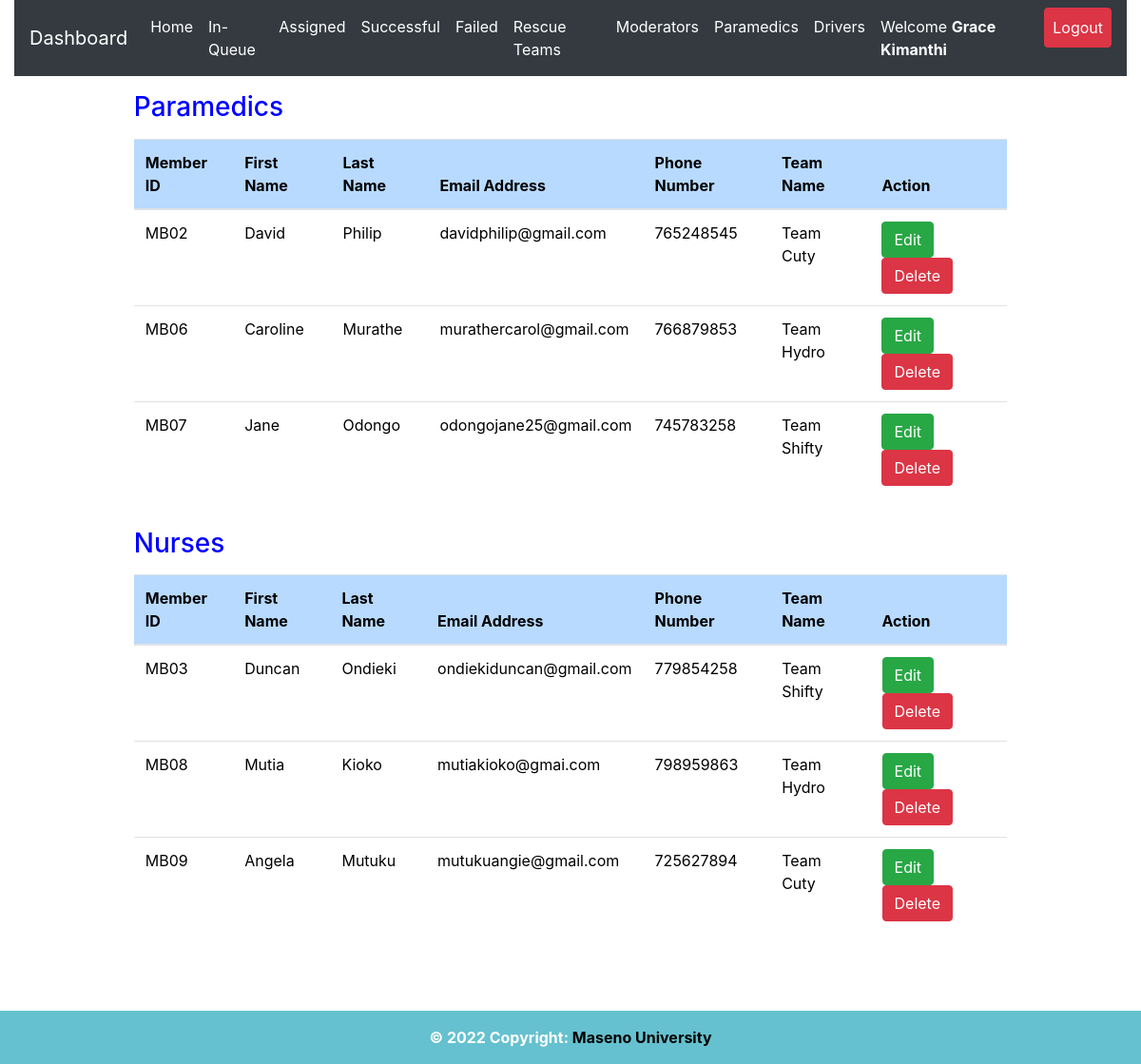
Screenshot of /admin/paramedics.php (signed in) with the database file from the repository.
### tables this page shows
CREATE TABLE `rescue_team_members` (
  `id` int(20) NOT NULL,
  `member_id` varchar(50) NOT NULL,
  `fname` varchar(255) NOT NULL,
  `lname` varchar(255) NOT NULL,
  `email` varchar(50) NOT NULL,
  `phone` int(15) NOT NULL,
  `role_id` varchar(50) NOT NULL,
  `rescue_team_id` varchar(50) NOT NULL,
  `time_of_registration` datetime NOT NULL DEFAULT CURRENT_TIMESTAMP
);

CREATE TABLE `rescue_team` (
  `id` int(11) NOT NULL,
  `team_id` varchar(50) NOT NULL,
  `team_username` varchar(255) NOT NULL,
  `team_name` varchar(255) NOT NULL,
  `team_phone` int(15) NOT NULL,
  `team_email` varchar(50) NOT NULL,
  `team_password` varchar(255) NOT NULL,
  `password_reset_token` varchar(255) DEFAULT NULL,
  `registration_timestamp` datetime NOT NULL DEFAULT CURRENT_TIMESTAMP
);

### admin/paramedics.php (the view, shortened to what this page needs)
<?php
include 'server.php';
?>
<!DOCTYPE html>
<html lang="en">
<head>
<?php include './includes/header.php'; ?>
</head>
  <body>
    <?php include './includes/navbar.php'; ?>
<div class="container-fluid">
  <div class="row m-3">
    <div class="col-md-1"></div>
    <div class="col-md-10">
<div class="table-responsive-lg">
    <table class="table mt-3" style='color:black; font-weight:normal'>
        <thead>
         <h3 style='color:blue'>Paramedics</h3>
            <tr >
              <th scope="col" class="table-primary">Member ID</th>
              <th scope="col" class="table-primary">First Name</th>
              <th scope="col" class="table-primary">Last Name</th>
              <th scope="col" class="table-primary">Email Address</th>
              <th scope="col" class="table-primary">Phone Number</th>
              <th scope="col" class="table-primary">Team Name</th>
              <th scope="col" class="table-primary">Action</th>
            </tr>
          </thead>
          <tbody>
    <?php
    if($_SESSION['admin_id']){
        $data_fetch_query = "SELECT * FROM `rescue_team_members` WHERE role_id='MSU/001B/022'";
        $data_result = mysqli_query($db, $data_fetch_query);
        if ($data_result->num_rows > 0){
          while($row = $data_result->fetch_assoc()) {
            $user_email = $row["email"];
            $member_id = $row["member_id"];
            $member_fname = $row["fname"];
            $member_lname = $row["lname"];
            $member_phone = $row["phone"];
            $member_team_id = $row["rescue_team_id"];
            $data_fetch = "SELECT * FROM `rescue_team` WHERE team_id='$member_team_id'";
            $result = mysqli_query($db, $data_fetch);
            if ($result->num_rows > 0){
              while($row = $result->fetch_assoc()) {
                $teamName = $row["team_name"];
              }
            }
      echo "<tr> <td>" .$member_id.  "</td>";
      echo "<td>" .$member_fname."</td>";
      echo "<td>" .$member_lname."</td>";
      echo "<td>" .$user_email."</td>";
      echo "<td>" .$member_phone."</td>";
      echo "<td>" .$teamName."</td>";
        echo "<td>
        <form method ='POST' action='server.php'>
        <input  type='text' hidden name='member_id' value='$member_id'>
        <input type='submit'data-prevteam='$teamName' data-fname='$member_fname' data-lname='$member_lname' data-tel='$member_phone' data-teamid = '$member_team_id' data-mail ='$user_email' data-memberid ='$member_id' value='Edit' name='edit-paramedic-btn' class='btn btn-success paramedicEdit'>
        <input type='submit' data-id= '$member_id' value='Delete' name='delete-paramedic-btn' class='btn btn-danger deleteParamedic'>
        </form>
        </td> </tr>";
        }
        }else{
        echo "<td>"."No Requests Found"."</td>";
        }
        } else{
            echo "<td>"."No Data Found"."</td>";
        }
?>
          </tbody>
    </table>
  </div>
  </div>
<div class="col-md-1"></div>
</div>
<div class="row m-3">
  <div class="col-md-1"></div>
  <div class="col-md-10">
<div class="table-responsive-lg">
  <table class="table mt-3" style='color:black; font-weight:normal'>
      <thead>
       <h3 style='color:blue'>Nurses</h3>
          <tr >
            <th scope="col" class="table-primary">Member ID</th>
            <th scope="col" class="table-primary">First Name</th>
            <th scope="col" class="table-primary">Last Name</th>
            <th scope="col" class="table-primary">Email Address</th>
            <th scope="col" class="table-primary">Phone Number</th>
            <th scope="col" class="table-primary">Team Name</th>
            <th scope="col" class="table-primary">Action</th>
          </tr>
        </thead>
        <tbody>
  <?php
  if($_SESSION['admin_id']){
      $data_fetch_query = "SELECT * FROM `rescue_team_members` WHERE role_id='MSU/001C/022'";
      $data_result = mysqli_query($db, $data_fetch_query);
      if ($data_result->num_rows > 0){
          while($row = $data_result->fetch_assoc()) {
            $user_email = $row["email"];
            $member_id = $row["member_id"];
            $member_fname = $row["fname"];
            $member_lname = $row["lname"];
            $member_phone = $row["phone"];
            $member_team_id = $row["rescue_team_id"];
            $data_fetch = "SELECT * FROM `rescue_team` WHERE team_id='$member_team_id'";
            $result = mysqli_query($db, $data_fetch);
            if ($result->num_rows > 0){
              while($row = $result->fetch_assoc()) {
                $teamName = $row["team_name"];
              }
            }
      echo "<tr> <td>" .$member_id.  "</td>";
      echo "<td>" .$member_fname."</td>";
      echo "<td>" .$member_lname."</td>";
      echo "<td>" .$user_email."</td>";
      echo "<td>" .$member_phone."</td>";
      echo "<td>" .$teamName."</td>";
      echo "<td>
        <form method ='POST' action='server.php'>
        <input  type='text' hidden name='nurse_member_id' value='$member_id'>
        <input type='submit' data-prevteam='$teamName' data-fname='$member_fname' data-lname='$member_lname' data-tel='$member_phone' data-teamid = '$member_team_id' data-mail ='$user_email' data-memberid ='$member_id' value='Edit' name='edit-nurse-btn' class='btn btn-success paramedicEdit'>
        <input type='submit' data-id= '$member_id' value='Delete'  class='btn btn-danger deleteParamedic'>
        </form>
        </td> </tr>";
      }
      }else{
      echo "<td>"."No Requests Found"."</td>";
      }
      } else{
          echo "<td>"."No Data Found"."</td>";
      }
?>
        </tbody>
  </table>
</div>
</div>
<div class="col-md-1"></div>
</div>
<div class="row">
  <div class="col-md-3"></div>
  <div class="col-md-6">
  </div>
  <div class="col-md-3"></div>
</div>
<div class="row">
  <div class="col-md-3"></div>
  <div class="col-md-6">
  </div>
  <div class="col-md-3"></div>
</div>
</div>
<?php include './includes/footer.php';?>
  </body>
</html>

### rows the page displays
rescue_team_members: member_id "MB02", fname "David", lname "Philip", email "davidphilip@gmail.com", phone "765248545", rescue_team.team_name "Team Cuty"
rescue_team_members: member_id "MB06", fname "Caroline", lname "Murathe", email "murathercarol@gmail.com", phone "766879853", rescue_team.team_name "Team Hydro"
rescue_team_members: member_id "MB07", fname "Jane", lname "Odongo", email "odongojane25@gmail.com", phone "745783258", rescue_team.team_name "Team Shifty"
rescue_team_members: member_id "MB03", fname "Duncan", lname "Ondieki", email "ondiekiduncan@gmail.com", phone "779854258", rescue_team.team_name "Team Shifty"
rescue_team_members: member_id "MB08", fname "Mutia", lname "Kioko", email "mutiakioko@gmai.com", phone "798959863", rescue_team.team_name "Team Hydro"
rescue_team_members: member_id "MB09", fname "Angela", lname "Mutuku", email "mutukuangie@gmail.com", phone "725627894", rescue_team.team_name "Team Cuty"

### other values shown
$_SESSION['admin_firstname'] "Grace"
$_SESSION['admin_lastname'] "Kimanthi"
